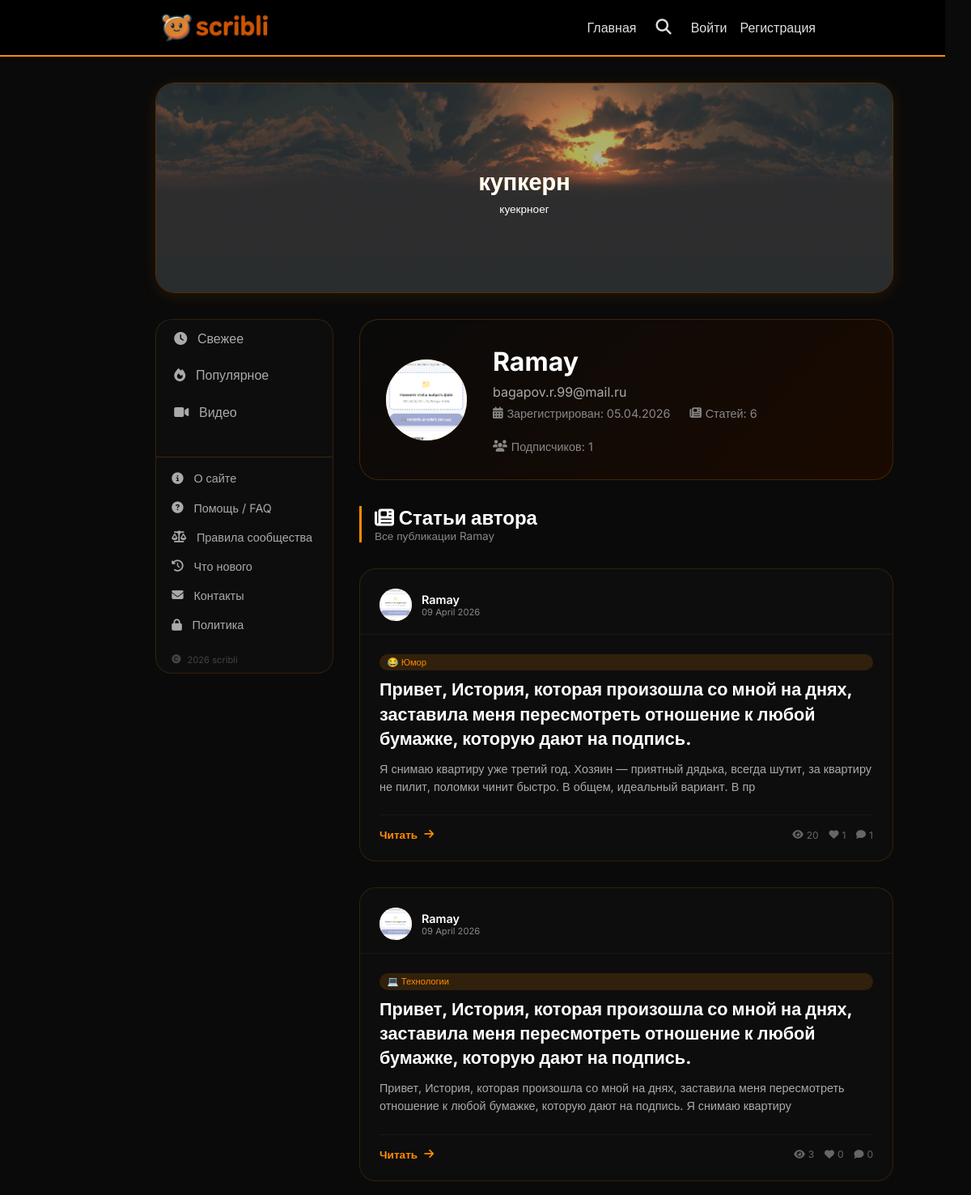
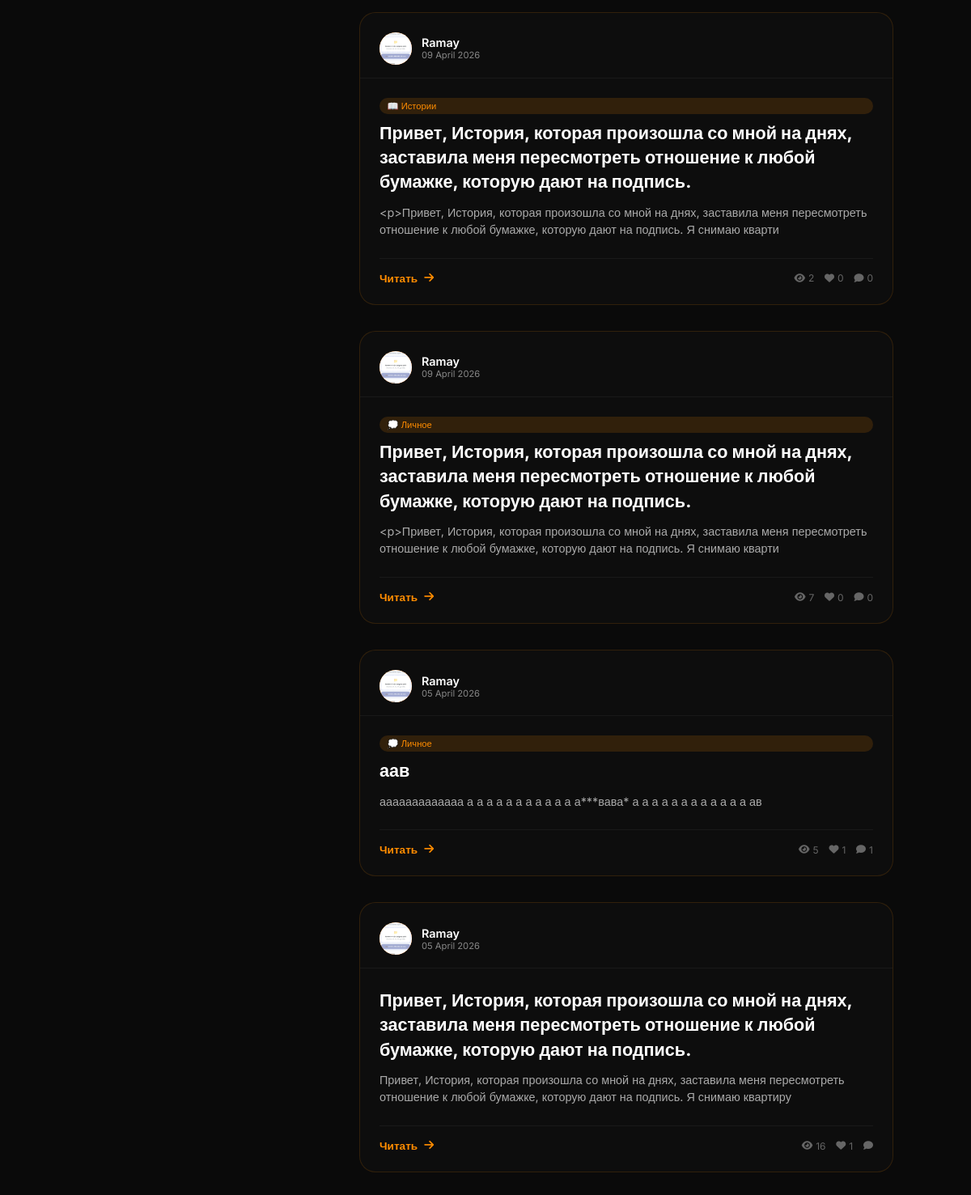
Page /user/1 on the committed database (2 pictures, top to bottom).
### database.py (models this page shows)
class SliderItem(Base):
    __tablename__ = 'slider_items'
    id = Column(Integer, primary_key=True)
    title = Column(String, default='')
    label = Column(String, default='')
    icon = Column(String, default='📖')
    image_url = Column(String, default='')
    link = Column(String, default='')
    is_active = Column(Boolean, default=True)
    order = Column(Integer, default=0)
    image_position = Column(String, default='cover')
    text_position = Column(String, default='center')
    text_color = Column(String, default='#ffffff')
    text_size = Column(String, default='medium')
    overlay_opacity = Column(Integer, default=30)
    created_at = Column(DateTime, default=datetime.now)

class User(Base):
    __tablename__ = 'users'
    id = Column(Integer, primary_key=True)
    email = Column(String, unique=True, index=True)
    username = Column(String, unique=True, index=True)
    hashed_password = Column(String)
    avatar = Column(String, default='default.png')
    is_admin = Column(Boolean, default=False)
    is_active = Column(Boolean, default=True)
    created_at = Column(DateTime, default=datetime.now)

class Article(Base):
    __tablename__ = 'articles'
    id = Column(Integer, primary_key=True)
    title = Column(String, index=True)
    slug = Column(String, unique=True, index=True)
    description = Column(String, default='')
    content = Column(Text)
    user_id = Column(Integer, ForeignKey('users.id'))
    is_published = Column(Boolean, default=False)
    views = Column(Integer, default=0)
    likes = Column(Integer, default=0)
    created_at = Column(DateTime, default=datetime.now)
    updated_at = Column(DateTime, default=datetime.now, onupdate=datetime.now)

class Category(Base):
    __tablename__ = 'categories'
    id = Column(Integer, primary_key=True)
    name = Column(String, unique=True)
    slug = Column(String, unique=True)
    icon = Column(String, default='📁')
    color = Column(String, default='#ff8c00')
    created_at = Column(DateTime, default=datetime.now)

### main.py (the view)
@app.get("/user/{user_id}", response_class=HTMLResponse)
async def user_profile(request: Request, user_id: int, db: Session = Depends(get_db)):
    current_user = get_current_user(request, db)
    author = db.query(User).filter(User.id == user_id).first()
    if not author:
        return templates.TemplateResponse("404.html", {"request": request, "user": current_user}, status_code=404)
    articles = db.query(Article).filter(Article.user_id == user_id, Article.is_published == True).order_by(Article.created_at.desc()).all()
    for article in articles:
        article_cat = db.query(ArticleCategory).filter(ArticleCategory.article_id == article.id).first()
        if article_cat:
            cat = db.query(Category).filter(Category.id == article_cat.category_id).first()
            article.category = cat
            article.comments_count = db.query(Comment).filter(Comment.article_id == article.id).count()
    is_subscribed = False
    subscribers_count = db.query(Subscription).filter(Subscription.author_id == user_id).count()
    if current_user:
        is_subscribed = db.query(Subscription).filter(
            Subscription.subscriber_id == current_user.id,
            Subscription.author_id == user_id
        ).first() is not None
    slider_items = db.query(SliderItem).filter(SliderItem.is_active == True).order_by(SliderItem.order).all()
    return templates.TemplateResponse("user_profile.html", {
        "request": request,
        "user": current_user,
        "author": author,
        "articles": articles,
        "is_subscribed": is_subscribed,
        "subscribers_count": subscribers_count,
        "slider_items": slider_items,
        **with_seo(
            request,
            meta_title=f"{author.username} — статьи и публикации",
            meta_description=f"Все статьи автора {author.username}.",
            canonical_path=f"/user/{author.id}",
        ),
    })

### templates/user_profile.html (shortened to what this page needs)
{% extends "base.html" %}
{% block content %}
<div class="author-header">
    <div class="author-avatar-large">
        {% if author.avatar and author.avatar != 'default.png' %}
        <img src="/static/avatars/{{ author.avatar }}" alt="Аватар">
        {% else %}
        {{ author.username[0]|upper if author.username else 'U' }}
        {% endif %}
    </div>
    <div class="author-info">
        <h1>{{ author.username }}</h1>
        <p style="color: #aaa;">{{ author.email }}</p>
        <div class="author-meta">
            <span><i class="fas fa-calendar-alt"></i> Зарегистрирован: {{ author.created_at.strftime('%d.%m.%Y') }}</span>
            <span><i class="fas fa-newspaper"></i> Статей: {{ articles|length }}</span>
            <span><i class="fas fa-users"></i> Подписчиков: {{ subscribers_count }}</span>
        </div>
    </div>
</div>
<div class="section-header">
    <h2><i class="fas fa-newspaper"></i> Статьи автора</h2>
    <p>Все публикации {{ author.username }}</p>
</div>
<div class="articles-grid">
    {% for article in articles %}
    <div class="article-card">
        <div class="card-header">
            <div class="author-avatar">
                {% if author.avatar and author.avatar != 'default.png' %}
                <img src="/static/avatars/{{ author.avatar }}" alt="Аватар">
                {% else %}
                {{ author.username[0]|upper }}
                {% endif %}
            </div>
            <div>
                <div class="author-name">{{ author.username }}</div>
                <div class="post-date">{{ article.created_at.strftime('%d %B %Y') }}</div>
            </div>
        </div>
        <div class="card-content">
            {% if article.category %}
            <div class="cat-badge">{{ article.category.icon }} {{ article.category.name }}</div>
            {% endif %}
            <h3 class="article-title">
                <a href="/article/{{ article.slug }}">{{ article.title }}</a>
            </h3>
            <div class="article-excerpt">
                {{ article.description[:200] }}{% if article.description|length > 200 %}...{% endif %}
            </div>
            <div class="card-footer">
                <a href="/article/{{ article.slug }}" class="read-more">
                    Читать <i class="fas fa-arrow-right"></i>
                </a>
                <div class="stats-mini">
                    <span><i class="fas fa-eye"></i> {{ article.views }}</span>
                    <span><i class="fas fa-heart"></i> {{ article.likes }}</span>
                    <span><i class="fas fa-comment"></i> {{ article.comments_count }}</span>
                </div>
            </div>
        </div>
    </div>
    {% else %}
    <div class="empty-state">
        <div class="empty-state-icon"><i class="fas fa-inbox"></i></div>
        <h3>У автора пока нет статей</h3>
        <p style="color: #888;">Следите за обновлениями</p>
    </div>
    {% endfor %}
</div>
{% endblock %}

### templates/base.html (shortened to what this page needs)
<!DOCTYPE html>
<html lang="ru">
<head>
    <link href="https://cdn.quilljs.com/1.3.6/quill.snow.css" rel="stylesheet">
    <link rel="stylesheet" href="https://cdnjs.cloudflare.com/ajax/libs/font-awesome/6.5.1/css/all.min.css">
</head>
<body>
<nav class="navbar">
    <h2 style="margin-left: 9rem;">
        <a href="/">
            <img src="/static/logo.png" alt="scribli" style="height: 100px; width: auto; vertical-align: middle;" loading="eager" fetchpriority="high">
        </a>
    </h2>
        <div class="nav-links">
            <a href="/">Главная</a>
            <div class="search-wrapper">
                <button class="search-icon-btn" id="searchIconBtn" onclick="toggleSearch()">
                    <i class="fas fa-search"></i>
                </button>
            </div>
            {% if user %}
                <a href="/create">Написать</a>
                <div class="notif-menu">
                    <button class="notif-btn" onclick="toggleNotifMenu()">
                        <i class="fas fa-bell"></i>
                        <span id="notif-badge" class="notif-badge" style="display: none;"></span>
                    </button>
                    <div id="notifDropdown" class="notif-dropdown">
                        <div class="notif-header">
                            <span>🔔 Уведомления</span>
                            <button class="notif-mark-all" onclick="markAllNotifications()">Отметить все</button>
                        </div>
                        <div class="notif-list" id="notifList">
                            <div class="notif-empty">Загрузка...</div>
                        </div>
                    </div>
                </div>
                <div class="user-menu">
                    <button class="user-menu-btn" onclick="toggleUserMenu()">
                        {% if user.avatar and user.avatar != 'default.png' %}
                        <img src="/static/avatars/{{ user.avatar }}" class="nav-avatar">
                        {% else %}
                        <span class="nav-avatar-placeholder">{{ user.username[0]|upper }}</span>
                        {% endif %}
                        {{ user.username }}
                        <span style="font-size: 0.7rem;">▼</span>
                    </button>
                    <div id="userDropdown" class="user-dropdown">
                        <div style="padding: 0.75rem 1rem; border-bottom: 1px solid #333; background: #0d0d0d;">
                            <div style="font-weight: bold; color: #ff8c00;">{{ user.username }}</div>
                            <div style="font-size: 0.7rem; color: #666;">{{ user.email }}</div>
                        </div>
                        <a href="/profile" class="dropdown-item"><i class="fas fa-user"></i> Мой профиль</a>
                        <a href="/settings" class="dropdown-item"><i class="fas fa-cog"></i> Настройки</a>
                        <a href="/my-subscriptions" class="dropdown-item"><i class="fas fa-users"></i> Подписки</a>
                        <a href="/my-bookmarks" class="dropdown-item"><i class="fas fa-bookmark"></i> Закладки</a>
                        <a href="/create" class="dropdown-item"><i class="fas fa-pen-alt"></i> Написать</a>
                        <div style="border-top: 1px solid #333;"></div>
                        <a href="/logout" class="dropdown-item" style="color: #ef4444;"><i class="fas fa-sign-out-alt"></i> Выйти</a>
                    </div>
                </div>
                {% if user.is_admin %}<a href="/admin">Админ</a>{% endif %}
            {% else %}
                <a href="/login">Войти</a>
                <a href="/register">Регистрация</a>
            {% endif %}
        </div>
    </nav>
    <div class="container">
        {% block hero %}
        <div class="hero" id="heroBlock">
            <div class="hero-slider">
                <div class="hero-slider-track" id="heroSliderTrack">
                    {% for item in slider_items %}
                    <div class="hero-slide" {% if item.link %}onclick="location.href='{{ item.link }}'" style="cursor: pointer;"{% endif %}>
                        {% if item.image_url %}
                        <img src="{{ item.image_url }}" class="hero-slide-bg" alt="slide" style="object-fit: {{ item.image_position if item.image_position else 'cover' }};">
                        {% endif %}
                        {% if item.overlay_opacity and item.overlay_opacity > 0 %}
                        <div class="hero-slide-overlay" style="background: rgba(0,0,0,{{ item.overlay_opacity / 100 }});"></div>
                        {% endif %}
                        {% if item.title %}
                        <h1 style="color: {{ item.text_color if item.text_color else '#ffffff' }}; font-size: {% if item.text_size == 'small' %}1.2rem{% elif item.text_size == 'large' %}2.2rem{% else %}1.8rem{% endif %};">
                            {{ item.title }}
                        </h1>
                        {% endif %}
                        {% if item.label %}
                        <p style="color: {{ item.text_color if item.text_color else '#ffffff' }}; font-size: {% if item.text_size == 'small' %}0.7rem{% elif item.text_size == 'large' %}1rem{% else %}0.85rem{% endif %};">
                            {{ item.label }}
                        </p>
                        {% endif %}
                    </div>
                    {% endfor %}
                </div>
            </div>
        </div>
        {% endblock %}
        <div class="layout">
{% block left_menu %}
<div class="left-menu">
    <div class="left-menu-item {% if feed == 'fresh' %}active{% endif %}" data-feed="fresh" onclick="switchFeed('fresh')">
        <i class="fas fa-clock"></i> Свежее
    </div>
    <div class="left-menu-item {% if feed == 'popular' %}active{% endif %}" data-feed="popular" onclick="switchFeed('popular')">
        <i class="fas fa-fire"></i> Популярное
    </div>
    <div class="left-menu-item" data-feed="videos" onclick="switchFeed('videos')">
        <i class="fas fa-video"></i> Видео
    </div>
    <div class="menu-footer">
        <a href="/about" class="menu-footer-item">
            <i class="fas fa-info-circle"></i> О сайте
        </a>
        <a href="/faq" class="menu-footer-item">
            <i class="fas fa-circle-question"></i> Помощь / FAQ
        </a>
        <a href="/community-rules" class="menu-footer-item">
            <i class="fas fa-scale-balanced"></i> Правила сообщества
        </a>
        <a href="/changelog" class="menu-footer-item">
            <i class="fas fa-clock-rotate-left"></i> Что нового
        </a>
        <a href="/contacts" class="menu-footer-item">
            <i class="fas fa-envelope"></i> Контакты
        </a>
        <a href="/privacy" class="menu-footer-item">
            <i class="fas fa-lock"></i> Политика
        </a>
        <div class="menu-footer-copyright">
            <i class="fas fa-copyright"></i> 2026 scribli
        </div>
    </div>
</div>
{% endblock %}
            <div class="content-right">
                {% block content %}{% endblock %}
            </div>
        </div>
    </div>
</body>
</html>

### rows in the picture
SliderItem: image_url (picture), title "купкерн", label "куекрноег"
User: avatar (picture), username "Ramay", email "bagapov.r.99@mail.ru", created_at "05.04.2026"
Article: avatar (picture), created_at "09 April 2026", category.icon "😂", category.name "Юмор", title "Привет, История, которая произошла со мной на днях, заставила меня пересмотреть отношение к любой бумажке, которую дают на подпись.", description "Я снимаю квартиру уже третий год. Хозяин — приятный дядька, всегда шутит, за квартиру не пилит, поломки чинит быстро. В общем, идеальный вариант. В пр", views "20", likes "1", comments_count "1"
Article: avatar (picture), created_at "09 April 2026", category.icon "💻", category.name "Технологии", title "Привет, История, которая произошла со мной на днях, заставила меня пересмотреть отношение к любой бумажке, которую дают на подпись.", description "Привет, История, которая произошла со мной на днях, заставила меня пересмотреть отношение к любой бумажке, которую дают на подпись. Я снимаю квартиру", views "3", likes "0", comments_count "0"
Article: avatar (picture), created_at "09 April 2026", category.icon "📖", category.name "Истории", title "Привет, История, которая произошла со мной на днях, заставила меня пересмотреть отношение к любой бумажке, которую дают на подпись.", description "<p>Привет, История, которая произошла со мной на днях, заставила меня пересмотреть отношение к любой бумажке, которую дают на подпись. Я снимаю кварти", views "2", likes "0", comments_count "0"
Article: avatar (picture), created_at "09 April 2026", category.icon "💭", category.name "Личное", title "Привет, История, которая произошла со мной на днях, заставила меня пересмотреть отношение к любой бумажке, которую дают на подпись.", description "<p>Привет, История, которая произошла со мной на днях, заставила меня пересмотреть отношение к любой бумажке, которую дают на подпись. Я снимаю кварти", views "7", likes "0", comments_count "0"
Article: avatar (picture), created_at "05 April 2026", category.icon "💭", category.name "Личное", title "аав", description "ааааааааааааа а а а а а а а а а а а а***вава* а а а а а а а а а а а а ав", views "5", likes "1", comments_count "1"
Article: avatar (picture), created_at "05 April 2026", title "Привет, История, которая произошла со мной на днях, заставила меня пересмотреть отношение к любой бумажке, которую дают на подпись.", description "Привет, История, которая произошла со мной на днях, заставила меня пересмотреть отношение к любой бумажке, которую дают на подпись. Я снимаю квартиру", views "16", likes "1"

### other values in the picture
{{ articles|length }} "6"
{{ subscribers_count }} "1"
